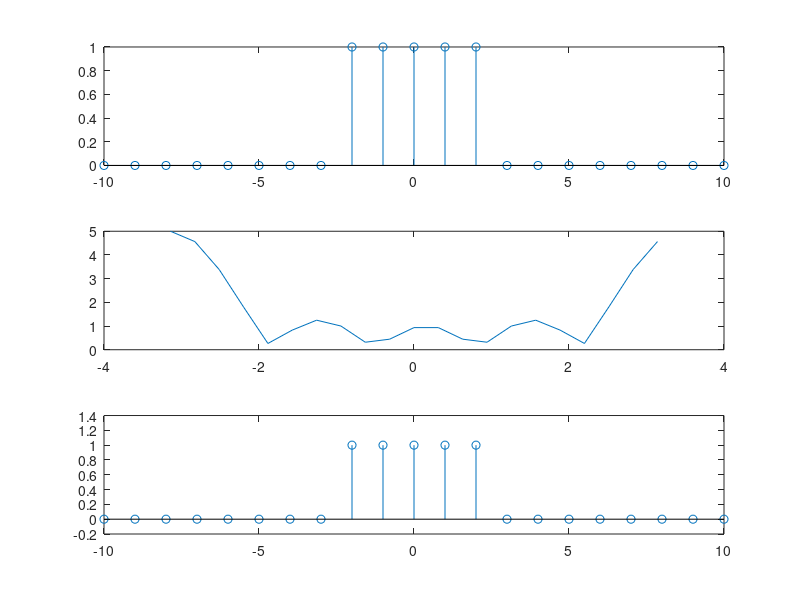

MATLAB code to generate this figure:
%Lab3q3
clear
clc
clf

n=-10:10;
x(1,21)=0;
x(9:13)=1;
w=[-pi:2*pi/20:pi]
ft=0;

for k=1:21
    sum=0
    for i=1:21
        sum=sum+x(i)*exp(-j*w(k)*n(i))
    end
    ft(k)=sum
end

subplot(3,1,1)
stem(-10:10,x)
subplot(3,1,2)
plot(w,abs(fft(x)))
subplot(3,1,3)
stem(n,(ifft(fft(x))))